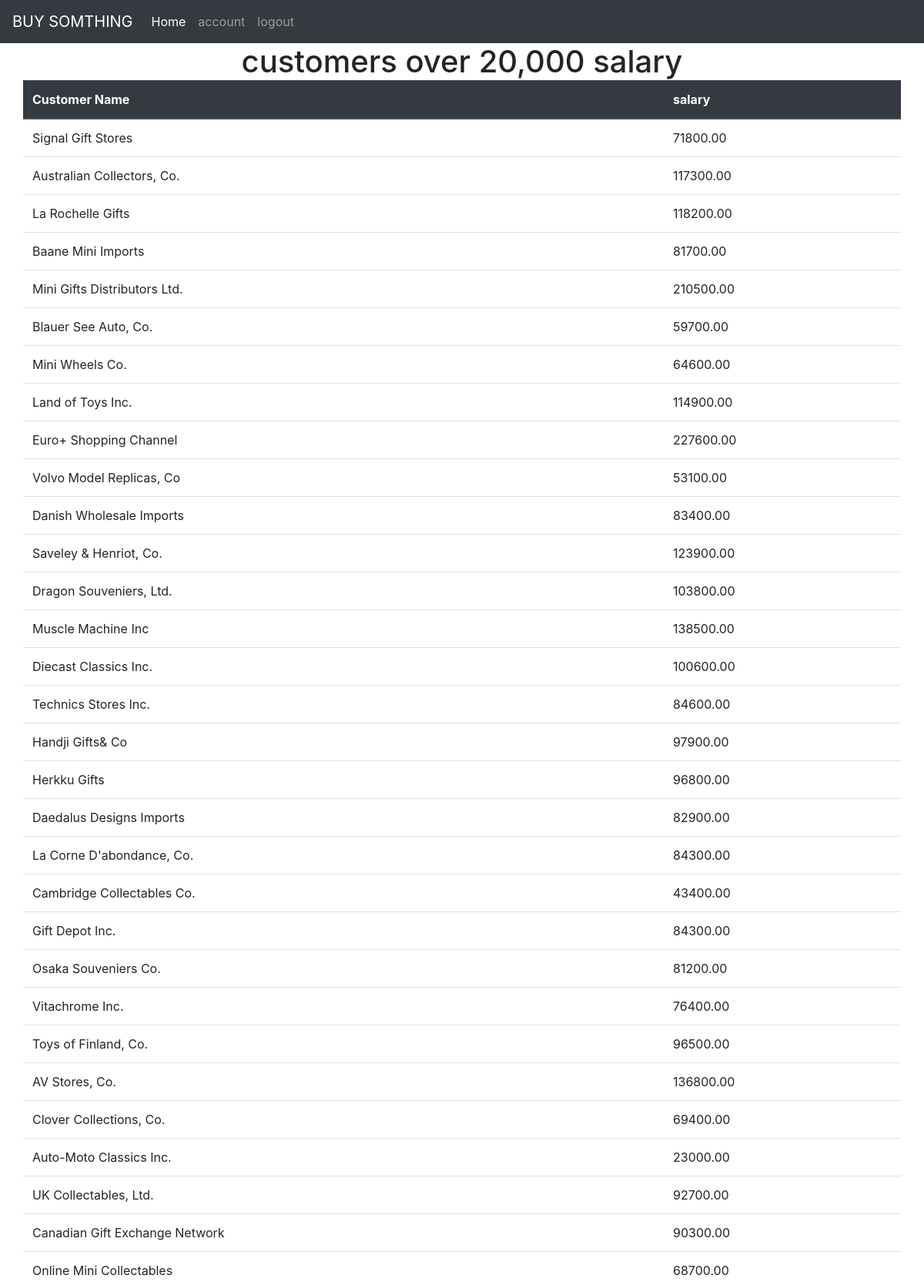
Page /products.php (signed in, upper part) on the committed database.
### tables this page shows
CREATE TABLE `customers` (
  `customerNumber` int(11) NOT NULL,
  `customerName` varchar(50) NOT NULL,
  `contactLastName` varchar(50) NOT NULL,
  `contactFirstName` varchar(50) NOT NULL,
  `phone` varchar(50) NOT NULL,
  `addressLine1` varchar(50) NOT NULL,
  `addressLine2` varchar(50) DEFAULT NULL,
  `city` varchar(50) NOT NULL,
  `state` varchar(50) DEFAULT NULL,
  `postalCode` varchar(15) DEFAULT NULL,
  `country` varchar(50) NOT NULL,
  `salesRepEmployeeNumber` int(11) DEFAULT NULL,
  `creditLimit` decimal(10,2) DEFAULT NULL,
  `password` int(11) NOT NULL DEFAULT 12345678,
  `email` varchar(50) NOT NULL DEFAULT 'user@mail.com'
);

### products.php (the view, shortened to what this page needs)
<!DOCTYPE html>
<html lang="en">
<head>
    <link rel="stylesheet" href="https://stackpath.bootstrapcdn.com/bootstrap/4.4.1/css/bootstrap.min.css"
>
</head>
<body>
    <nav class="navbar navbar-expand-lg navbar-dark bg-dark">
        <a class="navbar-brand" href="#">BUY SOMTHING</a>
        <div class="collapse navbar-collapse" id="navbarNav">
            <ul class="navbar-nav">
                <li class="nav-item active">
                    <a class="nav-link" href="home.php">Home <span class="sr-only">(current)</span></a>
                </li>
                <li class="nav-item">
                    <a class="nav-link" href="account.php">account</a>
                </li>
                <li class="nav-item">
                    <a class="nav-link" href="logout.php">logout</a>
                </li>
            </ul>
        </div>
    </nav>
    <div class="container">
        <div class="row">
            <?php
$serverName="localhost";
$dbUser="root";
$dbPassword='';
$dbName="assi3";
$con=new mysqli($serverName, $dbUser, $dbPassword, $dbName);
$queryString="select customerName,creditLimit from customers where creditLimit>20000";
$dbResult=$con->query($queryString);
echo "<h1 class='text-center m-auto'>customers over 20,000 salary</h1>";
echo "<table class='table'>
  <thead class='thead-dark'>
    <tr>
      <th scope='col'>Customer Name</th>
      <th scope='col'>salary</th>
    </tr>
  </thead>
  <tbody>";
while($row=mysqli_fetch_assoc($dbResult)){
echo "
    <tr>
      <td>$row[customerName]</td>
      <td>$row[creditLimit]</td>
    </tr>";
}
echo "  </tbody>
</table>";
?>
        </div>
    </div>
</body>
</html>

### rows in the picture
customers: customerName "Signal Gift Stores", creditLimit "71800.00"
customers: customerName "Australian Collectors, Co.", creditLimit "117300.00"
customers: customerName "La Rochelle Gifts", creditLimit "118200.00"
customers: customerName "Baane Mini Imports", creditLimit "81700.00"
customers: customerName "Mini Gifts Distributors Ltd.", creditLimit "210500.00"
customers: customerName "Blauer See Auto, Co.", creditLimit "59700.00"
customers: customerName "Mini Wheels Co.", creditLimit "64600.00"
customers: customerName "Land of Toys Inc.", creditLimit "114900.00"
customers: customerName "Euro+ Shopping Channel", creditLimit "227600.00"
customers: customerName "Volvo Model Replicas, Co", creditLimit "53100.00"
customers: customerName "Danish Wholesale Imports", creditLimit "83400.00"
customers: customerName "Saveley & Henriot, Co.", creditLimit "123900.00"
customers: customerName "Dragon Souveniers, Ltd.", creditLimit "103800.00"
customers: customerName "Muscle Machine Inc", creditLimit "138500.00"
customers: customerName "Diecast Classics Inc.", creditLimit "100600.00"
customers: customerName "Technics Stores Inc.", creditLimit "84600.00"
customers: customerName "Handji Gifts& Co", creditLimit "97900.00"
customers: customerName "Herkku Gifts", creditLimit "96800.00"
customers: customerName "Daedalus Designs Imports", creditLimit "82900.00"
customers: customerName "La Corne D'abondance, Co.", creditLimit "84300.00"
customers: customerName "Cambridge Collectables Co.", creditLimit "43400.00"
customers: customerName "Gift Depot Inc.", creditLimit "84300.00"
customers: customerName "Osaka Souveniers Co.", creditLimit "81200.00"
customers: customerName "Vitachrome Inc.", creditLimit "76400.00"
customers: customerName "Toys of Finland, Co.", creditLimit "96500.00"
customers: customerName "AV Stores, Co.", creditLimit "136800.00"
customers: customerName "Clover Collections, Co.", creditLimit "69400.00"
customers: customerName "Auto-Moto Classics Inc.", creditLimit "23000.00"
customers: customerName "UK Collectables, Ltd.", creditLimit "92700.00"
customers: customerName "Canadian Gift Exchange Network", creditLimit "90300.00"
customers: customerName "Online Mini Collectables", creditLimit "68700.00"
